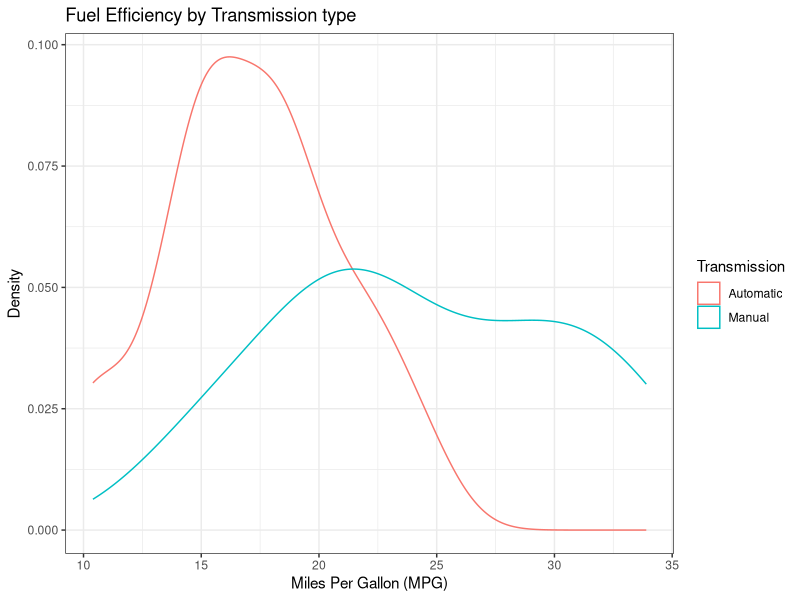
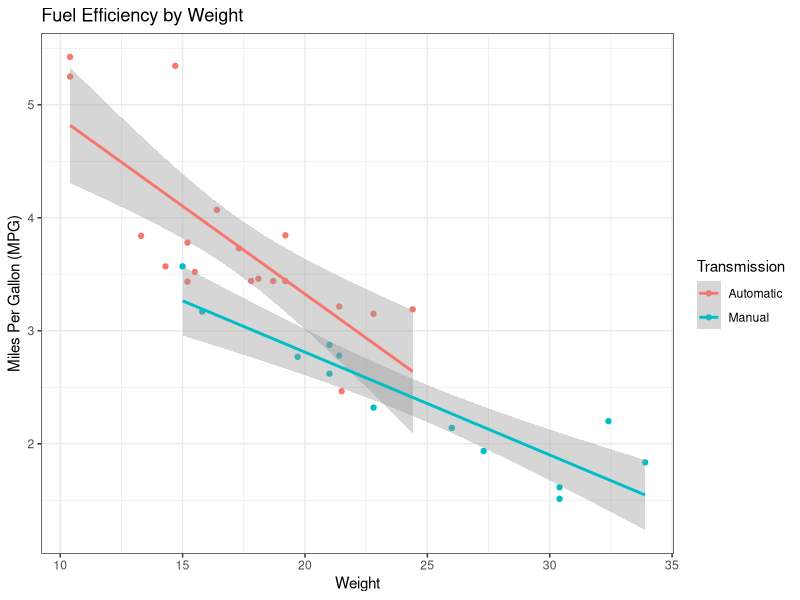
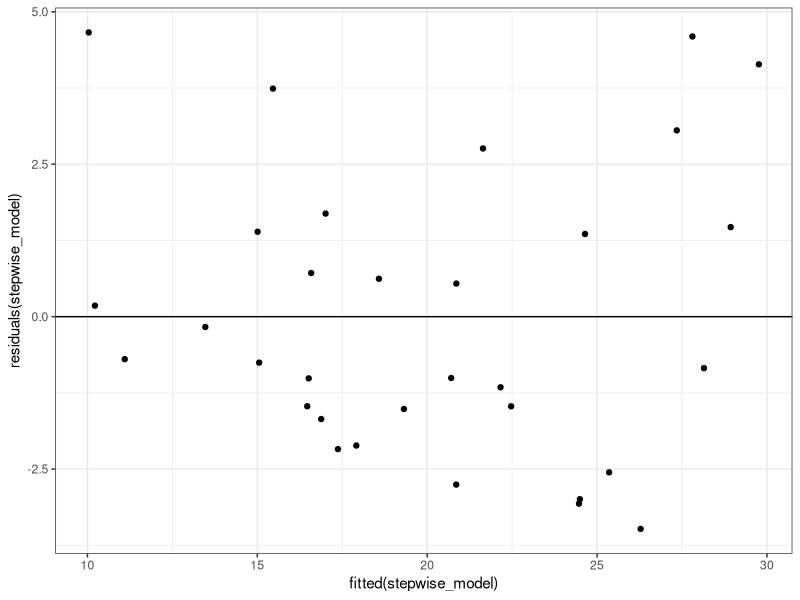
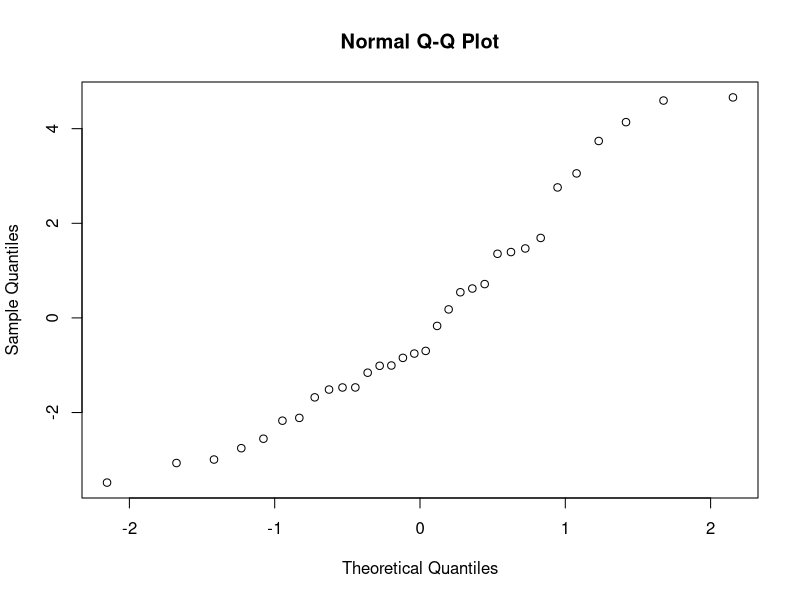

Generate these figures, in order, with R:
## ---- chunk 1
library(ggplot2)
library(dplyr)
data(mtcars)
mtcars=tbl_df(mtcars)
## ---- chunk 2
mtcars$Transmission=NA
mtcars$Transmission[which(mtcars$am==0)]="Automatic"
mtcars$Transmission[which(mtcars$am==1)]="Manual"
## ---- chunk 3
mtcars %>% group_by(Transmission) %>% summarise(min(mpg),mean(mpg),median(mpg),max(mpg))
## ---- chunk 4
mostly_numeric_model=lm(mpg~Transmission+cyl+hp+disp+drat+wt+qsec,data=mtcars)
# summary(mostly_numeric_model)
## ---- chunk 5
stepwise_model=step(mostly_numeric_model,k=log(nrow(mtcars)))
# summary(stepwise_model)
## ---- chunk 6
anova(mostly_numeric_model,stepwise_model, test="Chi")
## ---- chunk 7
ggplot(data=mtcars)+theme_bw()+geom_density(aes(x=mpg,color=Transmission))+
  ggtitle("Fuel Efficiency by Transmission type")+xlab("Miles Per Gallon (MPG)")+ylab("Density")
## ---- chunk 8
ggplot(data=mtcars)+theme_bw()+geom_point(aes(y=wt,x=mpg,color=Transmission))+
  geom_smooth(method=lm,aes(y=wt,x=mpg,color=Transmission))+
  ggtitle("Fuel Efficiency by Weight")+ylab("Miles Per Gallon (MPG)")+xlab("Weight")
## ---- chunk 9
qplot(fitted(stepwise_model),residuals(stepwise_model))+geom_hline(yintercept=0)+theme_bw()
qqnorm(residuals(stepwise_model))
